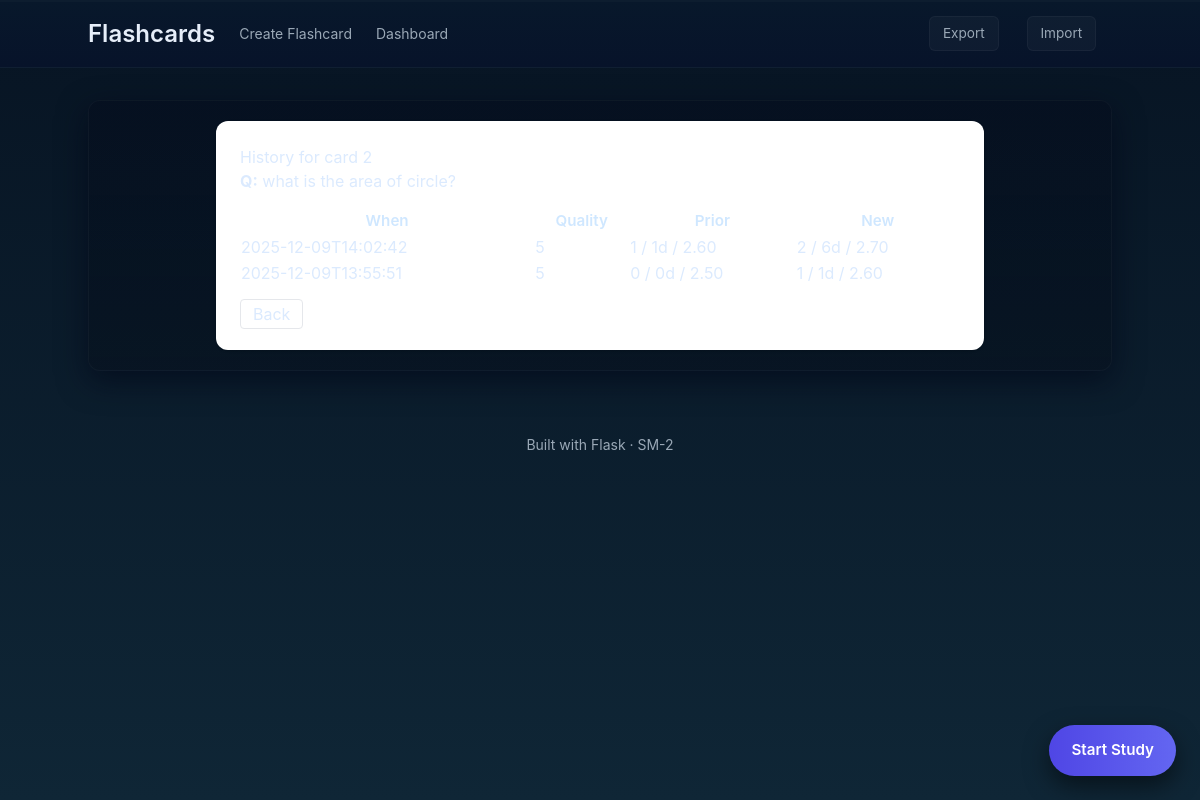
Before: /history/2 with the older database file.
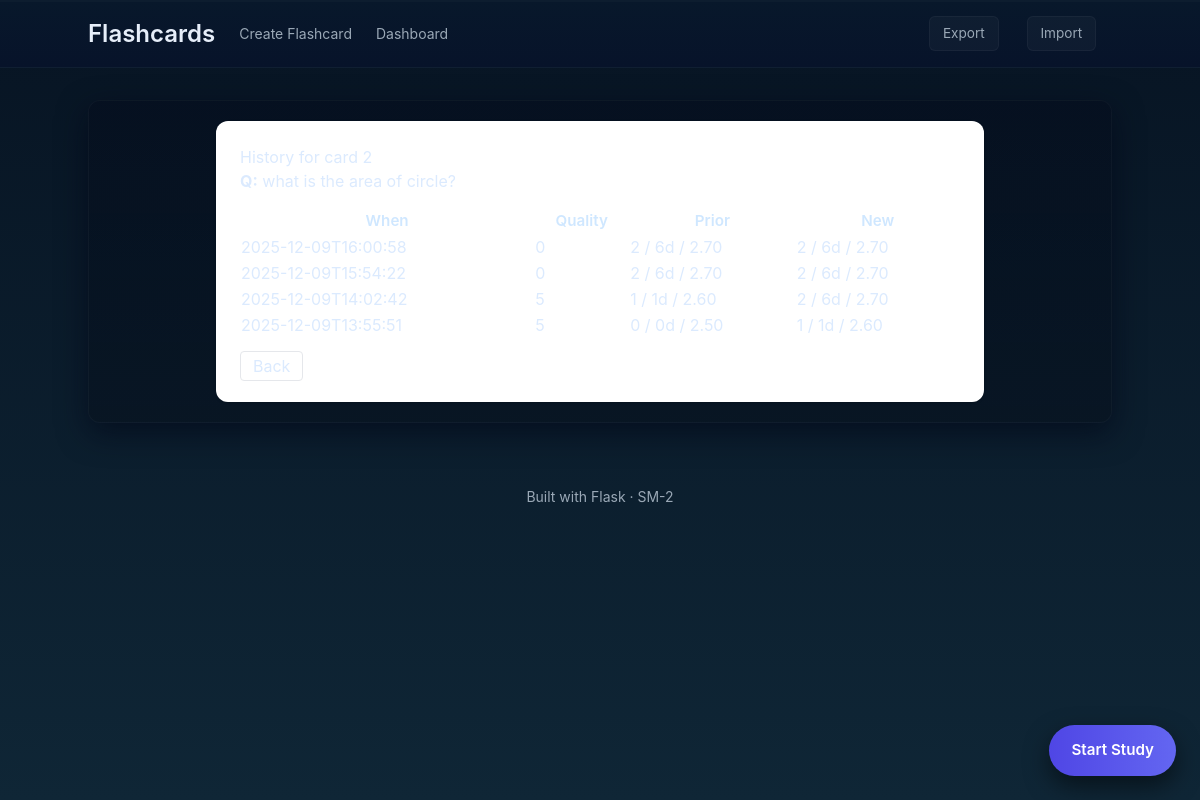
After: the same page with the newer database file.
### app.py (models this page shows)
class Flashcard(db.Model):
    id = db.Column(db.Integer, primary_key=True)
    question = db.Column(db.Text, nullable=False)
    answer = db.Column(db.Text, nullable=False)
    subject = db.Column(db.String(120), nullable=True)
    tags = db.Column(db.String(256), nullable=True)
    difficulty = db.Column(db.String(20), nullable=True)
    created_at = db.Column(db.DateTime, default=datetime.utcnow)
    reps = db.Column(db.Integer, default=0)
    easiness = db.Column(db.Float, default=2.5)
    interval = db.Column(db.Integer, default=0)
    next_review = db.Column(db.DateTime, nullable=True)
    def to_dict(self, include_meta=True):
        out = {
            "id": self.id, "question": self.question, "answer": self.answer,
            "subject": self.subject, "tags": self.tags, "difficulty": self.difficulty,
            "created_at": self.created_at.isoformat() if self.created_at else None
        }
        if include_meta:
            out.update({
                "reps": self.reps, "easiness": float(self.easiness) if self.easiness is not None else None,
                "interval": self.interval, "next_review": self.next_review.isoformat() if self.next_review else None
            })
        return out

class Review(db.Model):
    id = db.Column(db.Integer, primary_key=True)
    card_id = db.Column(db.Integer, db.ForeignKey('flashcard.id'), nullable=False)
    when = db.Column(db.DateTime, default=datetime.utcnow)
    quality = db.Column(db.Integer, nullable=False)
    prior_reps = db.Column(db.Integer, nullable=True)
    prior_interval = db.Column(db.Integer, nullable=True)
    prior_easiness = db.Column(db.Float, nullable=True)
    new_reps = db.Column(db.Integer, nullable=True)
    new_interval = db.Column(db.Integer, nullable=True)
    new_easiness = db.Column(db.Float, nullable=True)

### app.py (the view)
@app.route('/history/<int:card_id>')
def history_view(card_id):
    card = Flashcard.query.get_or_404(card_id)
    revs = Review.query.filter_by(card_id=card.id).order_by(Review.when.desc()).all()
    revs_d = []
    for r in revs:
        revs_d.append({
            "when": r.when.isoformat()[:19],
            "quality": r.quality,
            "prior_reps": r.prior_reps,
            "prior_interval": r.prior_interval,
            "prior_easiness": float(r.prior_easiness or 2.5),
            "new_reps": r.new_reps,
            "new_interval": r.new_interval,
            "new_easiness": float(r.new_easiness or 2.5)
        })
    cd = card.to_dict(); cd['next_review'] = cd['next_review'][:19] if cd['next_review'] else None
    return render_template('history.html', card=cd, revs=revs_d)

### app.py (called while the page is built)
@app.context_processor
def inject_counts():
    total = Flashcard.query.count()
    return dict(total_cards=total)

### templates/history.html
{% extends "base.html" %}
{% block content %}
<div class="max-w-3xl mx-auto bg-white p-6 rounded-xl shadow">
  <h2>History for card {{ card.id }}</h2>
  <div><strong>Q:</strong> {{ card.question }}</div>
  {% if revs %}
    <table class="w-full mt-4">
      <thead><tr><th>When</th><th>Quality</th><th>Prior</th><th>New</th></tr></thead>
      <tbody>
        {% for r in revs %}
        <tr>
          <td>{{ r.when }}</td>
          <td>{{ r.quality }}</td>
          <td>{{ r.prior_reps }} / {{ r.prior_interval }}d / {{ '%.2f'|format(r.prior_easiness) }}</td>
          <td>{{ r.new_reps }} / {{ r.new_interval }}d / {{ '%.2f'|format(r.new_easiness) }}</td>
        </tr>
        {% endfor %}
      </tbody>
    </table>
  {% else %}
    <div class="mt-4">No reviews yet.</div>
  {% endif %}
  <div class="mt-4"><a href="{{ url_for('index') }}" class="px-3 py-1 border rounded">Back</a></div>
</div>
{% endblock %}

### templates/base.html (shortened to what this page needs)
<!doctype html>
<html lang="en">
<head>
  <script src="https://cdn.tailwindcss.com"></script>
</head>
<body>
  <nav class="p-4">
	<div class="container mx-auto flex items-center justify-between">
	  <div class="flex items-center gap-6">
		<h1 class="text-2xl font-semibold">Flashcards</h1>
		<a href="{{ url_for('create_page') }}" class="text-sm muted">Create Flashcard</a>
		<a href="{{ url_for('dashboard') }}" class="text-sm muted">Dashboard</a>
	  </div>
	  <div class="flex items-center header-controls">
		<a href="{{ url_for('export_json') }}" class="btn small mr-2">Export</a>
		<a href="{{ url_for('import_page') }}" class="btn small mr-4">Import</a>
	  </div>
	</div>
  </nav>
  <main class="container mx-auto py-8">
	<div class="panel">
	  {% block content %}{% endblock %}
	</div>
  </main>
  <footer class="text-center text-sm muted py-8">
	Built with Flask · SM-2
  </footer>
  {% if request.endpoint not in ['study_page', 'study_review'] %}
  <a href="{{ url_for('study_page') }}" class="floating-study-btn">
      Start Study
  </a>
  {% endif %}
</body>
</html>

### templates/base.html (style rules this page uses)
:root { --nav-bg: #08182b; --page-bg-top: #071423; --page-bg-bottom: #0f2636; --panel-bg: rgba(9, 16, 23, 0.6); --card-bg-top: rgba(14,28,44,0.55); --card-bg-bottom: rgba(10,22,34,0.5); --muted: #9aa8b6; --accent: #5b6bff; --green: #16a34a; --red: #ef4444; --soft-shadow: 0 10px 30px rgba(2,6,23,0.6); }
html,body { height:100%; }
body { background: linear-gradient(180deg, var(--page-bg-top), var(--page-bg-bottom)); color: #dbeafe; font-family: Inter, ui-sans-serif, system-ui, -apple-system, "Segoe UI", Roboto, "Helvetica Neue", Arial; }
nav { background: linear-gradient(180deg, var(--nav-bg), #07132a); box-shadow: 0 2px 0 rgba(255,255,255,0.02) inset; border-bottom: 1px solid rgba(255,255,255,0.03); }
nav a, nav h1 { color: #e6eef9; }
.panel { background: linear-gradient(180deg, rgba(2,6,23,0.32), rgba(3,9,20,0.36)); border: 1px solid rgba(255,255,255,0.03); border-radius: 12px; box-shadow: var(--soft-shadow); padding: 1.25rem; }
.btn { background: rgba(255,255,255,0.03); border: 1px solid rgba(255,255,255,0.04); color: #e6eef9; padding: 0.4rem 0.8rem; border-radius: 6px; }
.muted { color: var(--muted); }
.small { font-size: 0.85rem; color: var(--muted); }
table th { color: #cfe7ff; font-weight:600; font-size:0.95rem; }
table td { color: #dbeafe; }
.header-controls { gap: 0.75rem; }
@media (min-width:1024px) { .header-controls { gap: 1.25rem; } }
.floating-study-btn { position: fixed; bottom: 24px; right: 24px; padding: 14px 22px; background: linear-gradient(90deg, #4f46e5, #6366f1); color: white; border-radius: 999px; font-size: 0.95rem; font-weight: 600; box-shadow: 0 10px 25px rgba(0,0,0,0.5); transition: transform 0.15s ease, box-shadow 0.15s ease; z-index: 9999; }

Changed rows visible on the page:
added Review: when "2025-12-09T16:00:58", quality "0", prior_reps "2", prior_interval "6", prior_easiness "2.70", new_reps "2", new_interval "6", new_easiness "2.70"
added Review: when "2025-12-09T15:54:22", quality "0", prior_reps "2", prior_interval "6", prior_easiness "2.70", new_reps "2", new_interval "6", new_easiness "2.70"
